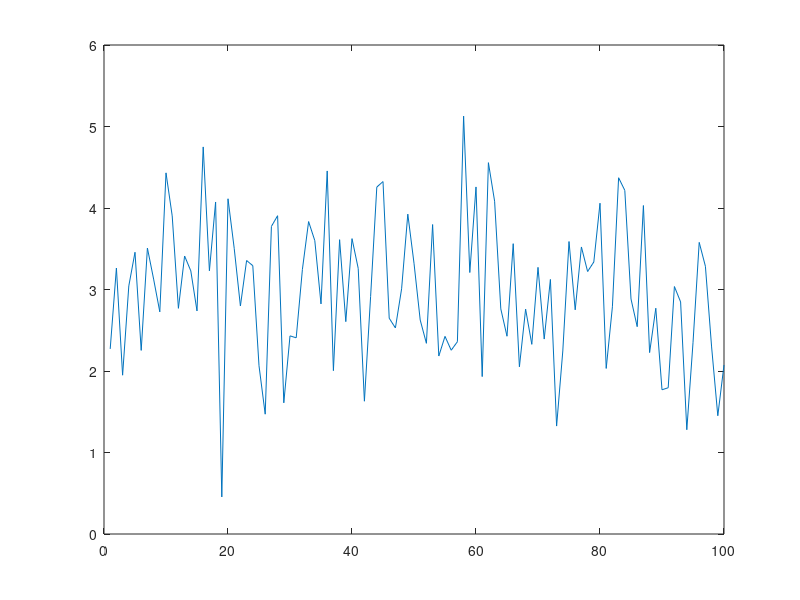

This chart was generated by the following MATLAB code:
clear;
%Setup World:
t0 = [1;    1;  1];
t1 = [5;    4;  2];
t2 = [7;    -2; 6];
t3 = [-5;   -3; 1];

Twx = [t0(1); t1(1); t2(1); t3(1)];
Twy = [t0(2); t1(2); t2(2); t3(2)];

n = length(Twx);

%Monte Carlo Simulations
sims = 100;
Twxs = zeros(n, sims);
Twys = zeros(n, sims);

Twxk1 = Twx;
Twyk1 = Twy;

for i = 1:sims
    %Equivalent to taking a measurment where Node 0 is the robot.
    T0x = [t0(1) - t0(1); t1(1)-t0(1); t2(1)-t0(1); t3(1)-t0(1)] + randn(n, 1);
    T0y = [t0(2) - t0(2); t1(2)-t0(2); t2(2)-t0(2); t3(2)-t0(2)] + randn(n, 1);

    T0x = repmat(T0x, 1, n);
    T0y = repmat(T0y, 1, n);

    Tnx = T0x - transpose(T0x);
    Tny = T0y - transpose(T0y);

    %Reconstruct world vectors for each of the nodes based on new measurements

    Twxk = 1/n*ones(n)*Twxk1 - 1/n*Tnx*ones(n,1);
    Twyk = 1/n*ones(n)*Twyk1 - 1/n*Tny*ones(n,1);
    
    Twxk1 = Twxk;
    Twyk1 = Twyk;
    
    Twxs(:, i) = Twxk;
    Twys(:, i) = Twyk;
end

plot(Twxs(1,:))